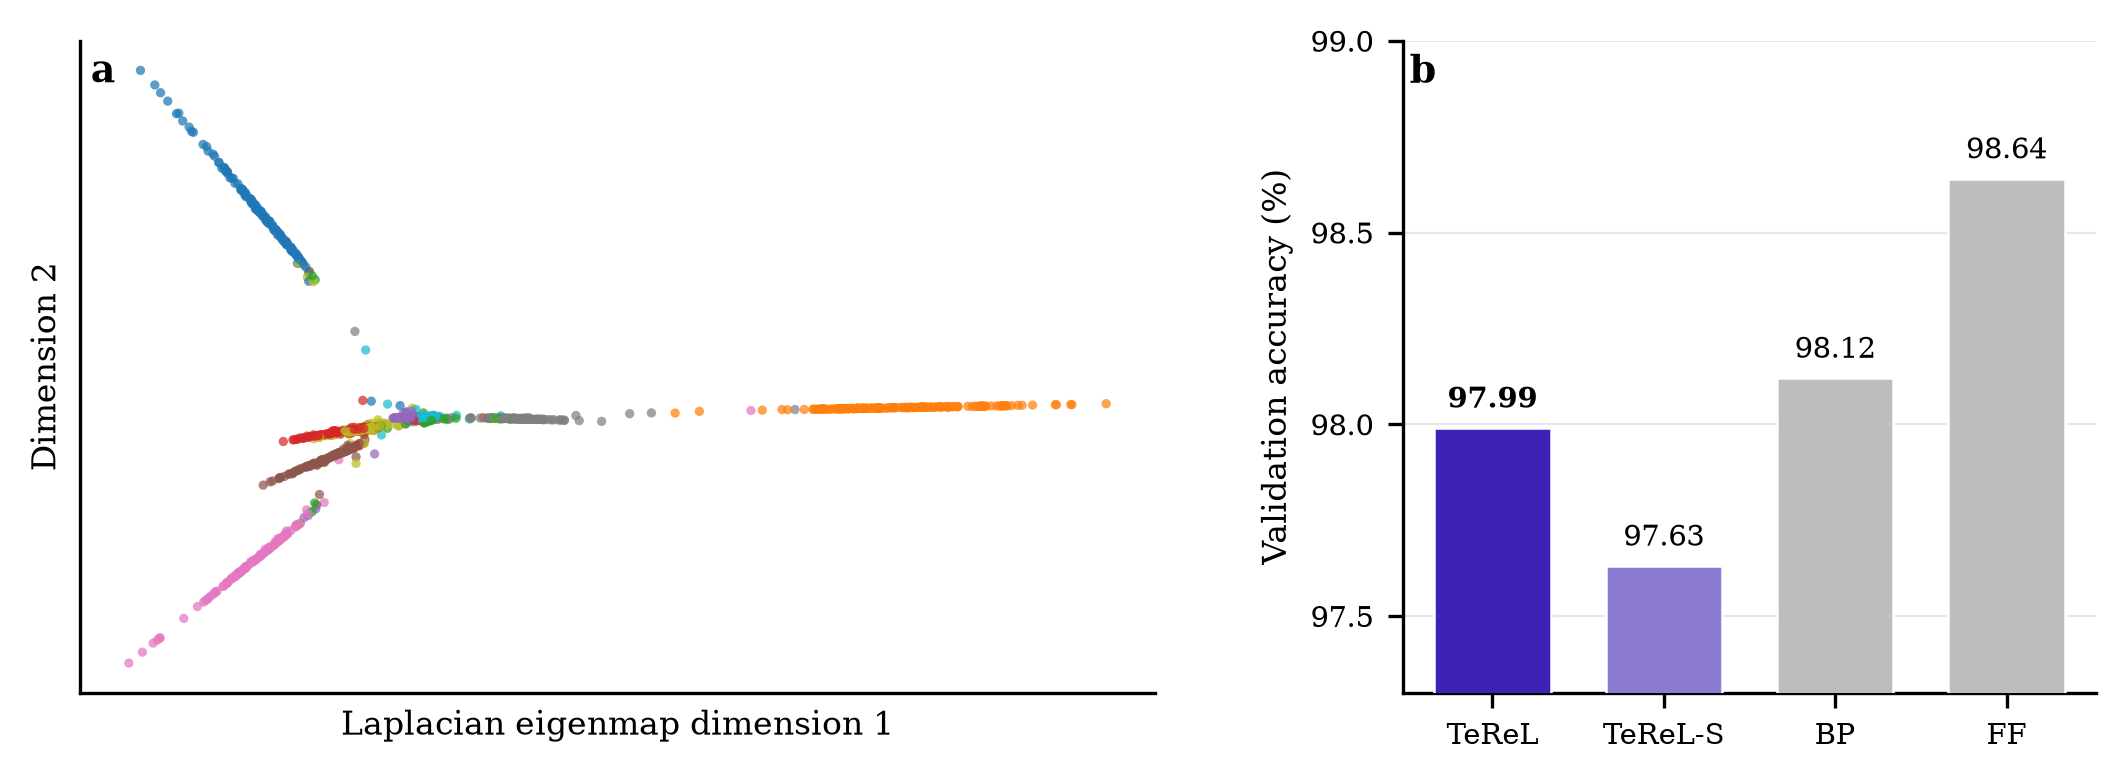

This chart was generated by the following Python code:
"""Render the TeReL lead figure from retained representation and MNIST results."""

from pathlib import Path

import matplotlib.pyplot as plt
import numpy as np


HERE = Path(__file__).resolve().parent
ROOT = HERE.parents[1]
RESULTS = ROOT / "analysis_outputs/v12_standard_setup_terel_baseline"

AXYM_PRIMARY = "#3F21B6"
AXYM_SECONDARY = "#8C7AD3"
COMPARISON_GRAY = "#BDBDBD"


def cosine_normalize(values: np.ndarray, eps: float = 1e-8) -> np.ndarray:
    norms = np.linalg.norm(values, axis=1, keepdims=True)
    return values / np.maximum(norms, eps)


def laplacian_eigenmap(values: np.ndarray, neighbors: int = 12) -> np.ndarray:
    values = cosine_normalize(values.astype(np.float64))
    similarities = values @ values.T
    np.fill_diagonal(similarities, -np.inf)
    neighbors = min(neighbors, len(values) - 1)
    indices = np.argpartition(-similarities, kth=neighbors, axis=1)[:, :neighbors]

    weights = np.zeros_like(similarities)
    rows = np.arange(len(values))[:, None]
    weights[rows, indices] = np.maximum(similarities[rows, indices], 0.0)
    weights = np.maximum(weights, weights.T)

    degrees = weights.sum(axis=1)
    inverse_sqrt = 1.0 / np.sqrt(np.maximum(degrees, 1e-8))
    laplacian = np.eye(len(values)) - (
        inverse_sqrt[:, None] * weights * inverse_sqrt[None, :]
    )
    eigenvalues, eigenvectors = np.linalg.eigh(laplacian)
    order = np.argsort(eigenvalues)
    return eigenvectors[:, order[1:3]]


def main() -> None:
    plt.style.use(HERE / "paper.mplstyle")
    representations = np.load(RESULTS / "reps_val.npy")
    labels = np.load(RESULTS / "labels_val.npy")
    indices = np.random.default_rng(7).choice(
        len(representations), size=min(1600, len(representations)), replace=False
    )
    projection = laplacian_eigenmap(representations[indices])

    fig = plt.figure(figsize=(7.15, 2.65))
    grid = fig.add_gridspec(1, 2, width_ratios=(1.55, 1.0), wspace=0.28)

    projection_axis = fig.add_subplot(grid[0, 0])
    projection_axis.scatter(
        projection[:, 0],
        projection[:, 1],
        c=labels[indices],
        cmap="tab10",
        s=5,
        alpha=0.72,
        linewidths=0,
        rasterized=True,
    )
    projection_axis.set_xlabel("Laplacian eigenmap dimension 1")
    projection_axis.set_ylabel("Dimension 2")
    projection_axis.set_xticks([])
    projection_axis.set_yticks([])
    projection_axis.text(
        0.01, 0.98, "a", transform=projection_axis.transAxes,
        va="top", fontweight="bold", fontsize=9
    )

    performance_axis = fig.add_subplot(grid[0, 1])
    labels_bar = ["TeReL", "TeReL-S", "BP", "FF"]
    values = [97.99, 97.63, 98.12, 98.64]
    colors = [AXYM_PRIMARY, AXYM_SECONDARY, COMPARISON_GRAY, COMPARISON_GRAY]
    bars = performance_axis.bar(
        np.arange(len(values)), values, width=0.68, color=colors,
        edgecolor="white", linewidth=0.6, zorder=3
    )
    performance_axis.set_ylim(97.3, 99.0)
    performance_axis.set_yticks([97.5, 98.0, 98.5, 99.0])
    performance_axis.set_ylabel("Validation accuracy (%)")
    performance_axis.set_xticks(np.arange(len(values)), labels_bar)
    performance_axis.grid(axis="y", color="#E5E7EB", linewidth=0.55, zorder=0)
    performance_axis.text(
        0.01, 0.98, "b", transform=performance_axis.transAxes,
        va="top", fontweight="bold", fontsize=9
    )
    for index, (bar, value) in enumerate(zip(bars, values)):
        performance_axis.text(
            bar.get_x() + bar.get_width() / 2,
            value + 0.035,
            f"{value:.2f}",
            ha="center",
            va="bottom",
            fontsize=7,
            fontweight="bold" if index == 0 else "normal",
        )

    fig.subplots_adjust(left=0.055, right=0.995, top=0.98, bottom=0.16)
    fig.savefig(
        HERE / "terel-lead.pdf",
        transparent=True,
        metadata={"CreationDate": None, "ModDate": None},
    )
    fig.savefig(HERE / "terel-lead.png", dpi=300, transparent=True)
    plt.close(fig)


if __name__ == "__main__":
    main()
